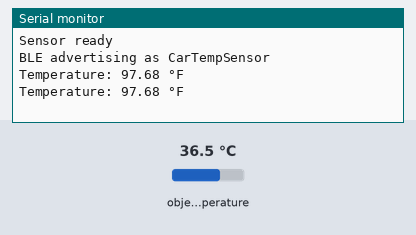
This sketch was run on a simulated ESP32. Shown: the last lines printed to the serial monitor. The inputs (shaded band) are chosen by the test bench; at power-on: object temperature 36.5 °C. Nothing arrives over Bluetooth unless stated; a phone connects over Bluetooth LE 3 s after start.

Above: at 1.8 s.
1.9 s: object temperature set to 20 °C
At 2.8 s:
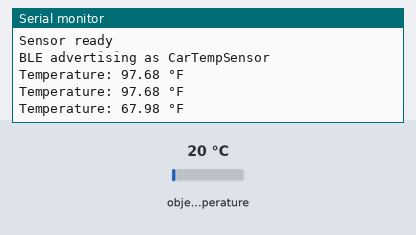
3.4 s: object temperature set to 26 °C
At 4.8 s:
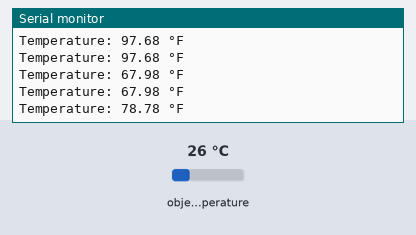
Timing chart, 0 to 6.4 s (numbered marks = the images above; inputs shaded):
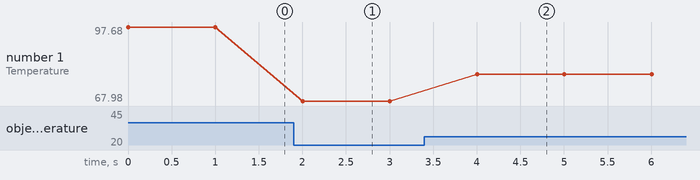

The sketch:

sketch_jul28b.ino
```cpp
#include <Wire.h>
#include <Adafruit_MLX90614.h>
#include <BLEDevice.h>
#include <BLEServer.h>
#include <BLEUtils.h>
#include <BLE2902.h>

// Custom UUIDs for your app — don't change these,
// your React Native code will need to match them exactly
#define SERVICE_UUID        "12345678-1234-1234-1234-1234567890A0"
#define TEMP_CHAR_UUID      "12345678-1234-1234-1234-1234567890A1"

Adafruit_MLX90614 mlx = Adafruit_MLX90614();
BLECharacteristic *tempCharacteristic;
bool deviceConnected = false;

// Tracks connection state so app can show "No device connected"
class ServerCallbacks : public BLEServerCallbacks {
  void onConnect(BLEServer* server) { deviceConnected = true; }
  void onDisconnect(BLEServer* server) {
    deviceConnected = false;
    // Restart advertising so phone can reconnect
    server->startAdvertising();
  }
};

void setup() {
  Serial.begin(115200);

  // Start sensor
  if (!mlx.begin()) {
    Serial.println("MLX90614 not found — check wiring");
    while (1);
  }
  Serial.println("Sensor ready");

  // Start BLE
  BLEDevice::init("CarTempSensor");
  BLEServer *server = BLEDevice::createServer();
  server->setCallbacks(new ServerCallbacks());

  BLEService *service = server->createService(SERVICE_UUID);

  tempCharacteristic = service->createCharacteristic(
    TEMP_CHAR_UUID,
    BLECharacteristic::PROPERTY_READ |
    BLECharacteristic::PROPERTY_NOTIFY
  );
  tempCharacteristic->addDescriptor(new BLE2902());

  service->start();

  BLEAdvertising *advertising = BLEDevice::getAdvertising();
  advertising->addServiceUUID(SERVICE_UUID);
  advertising->start();

  Serial.println("BLE advertising as CarTempSensor");
}

void loop() {
  // Read temperature in Fahrenheit every second
  float tempF = mlx.readObjectTempF();

  Serial.print("Temperature: ");
  Serial.print(tempF);
  Serial.println(" °F");

  if (deviceConnected) {
    // Send as integer (temp * 100) to avoid float precision issues
    // e.g. 72.54°F is sent as 7254
    int16_t tempInt = (int16_t)(tempF * 100);
    tempCharacteristic->setValue((uint8_t*)&tempInt, 2);
    tempCharacteristic->notify();
  }

  delay(1000);
}
```

Measured:
- after the input at 1.9 s, the serial monitor: prints a new line after 0.10 s (image 1)
- after the input at 3.4 s, the serial monitor: prints a new line after 0.60 s (image 2)
- plotted number 1: 97.68 → 67.98 after the input at 1.9 s, 67.98 → 78.78 after the input at 3.4 s
